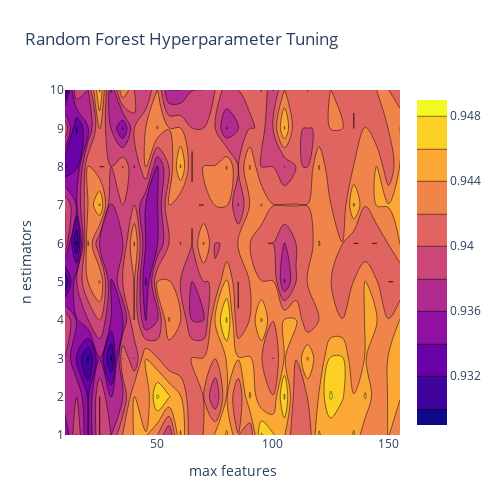

Here is the notebook cell this chart was saved with:
### Code cell
layout = go.Layout(xaxis=go.layout.XAxis(title=go.layout.xaxis.Title(text='max features')), yaxis=go.layout.YAxis(title=go.layout.yaxis.Title(text='n estimators')))

fig = go.Figure(data = [go.Contour(z=z, x=x, y=y)], layout=layout)

fig.update_layout(title = 'Random Forest Hyperparameter Tuning', autosize=False, width=500, height=500, margin=dict(l=65, r=50, b=65, t=90))

fig.show()

### Figure 1 — Plotly figure (JSON) as saved in the notebook; plotly's stock layout.template omitted (floating-point values rounded to 4 significant figures; data arrays with more than 128 entries replaced by an {"elided": "..."} marker saying what was removed)
{"data": [{"type": "contour", "x": [10, 15, 20, 25, 30, 35, 40, 45, 50, 55, 60, 65, 70, 75, 80, 85, 90, 95, 100, 105, 110, 115, 120, 125, 130, 135, 140, 145, 150, 155], "y": [1, 2, 3, 4, 5, 6, 7, 8, 9, 10], "z": {"elided": "10x30 float values"}}], "layout": {"autosize": false, "height": 500, "margin": {"b": 65, "l": 65, "r": 50, "t": 90}, "title": {"text": "Random Forest Hyperparameter Tuning"}, "width": 500, "xaxis": {"title": {"text": "max features"}}, "yaxis": {"title": {"text": "n estimators"}}}}
